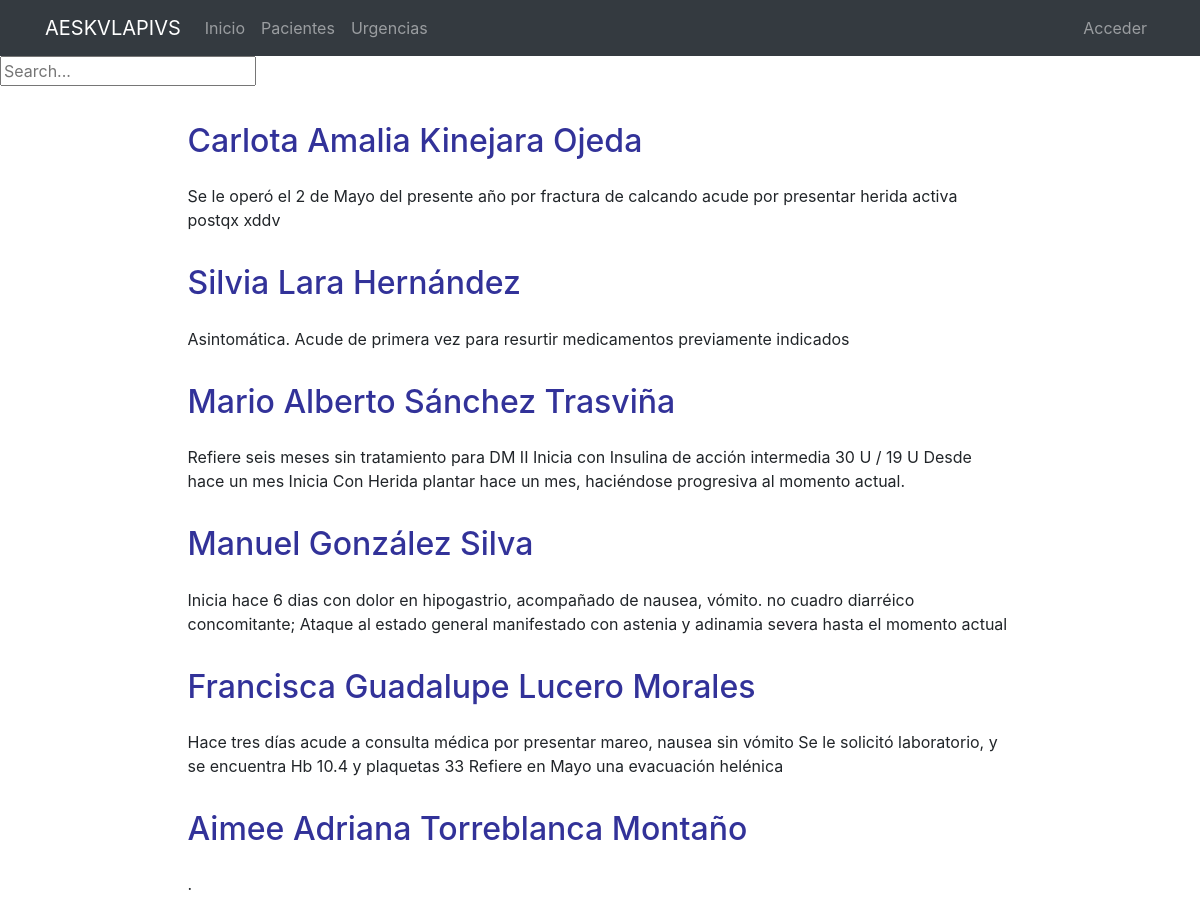
/pacientes/ (upper part), run on an earlier commit of the app's database.
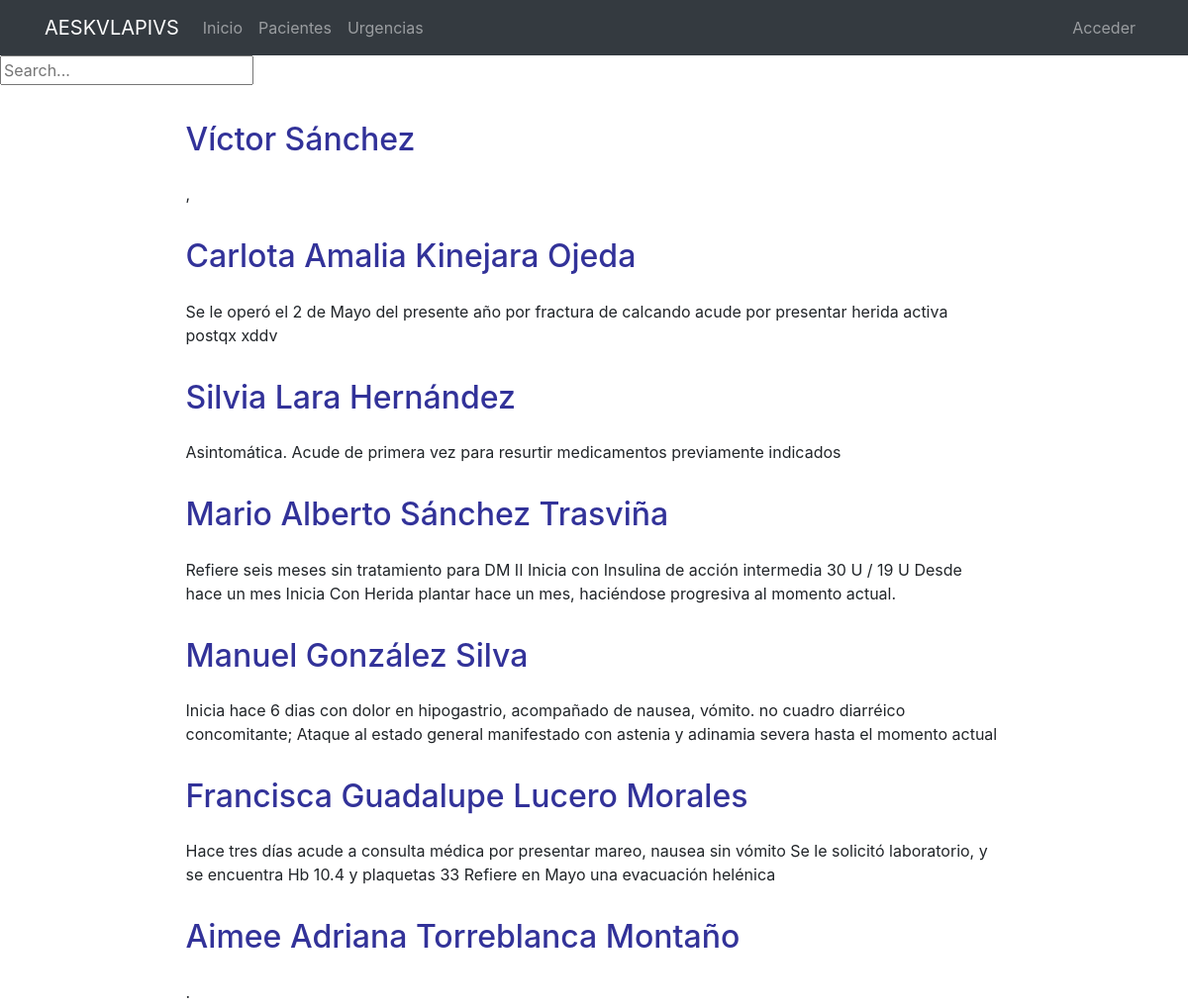
And on a later commit of the database.
### consultorio/models.py (models this page shows, shortened)
class Paciente(models.Model):
    FEMENINO= 'FEM'
    MASCULINO = 'MASC'
    GENERO = [(FEMENINO, 'Femenino'), (MASCULINO, 'Masculino')]
    IMSS = 'IMSS'
    ISSSTE = 'ISSSTE'
    SecMarina = 'Secretaría de Marina'
    PEMEX = 'PEMEX'
    SEDENA = 'SEDENA'
    OTRO = 'Otro'
    DERECHOHABIENCIA = [(IMSS, 'IMSS'), (ISSSTE, 'ISSSTE'), (SecMarina, 'Secretaría de Marina'),
    (SEDENA, 'SEDENA'), (PEMEX, 'PEMEX'), (OTRO, 'Otro')]
    POSITIVO = 'POS'
    NEGATIVO = 'NEG'
    REHAB = 'En Rehabilitación'
    OCACIONAL = 'Ocacional'
    SOCIAL = 'Social'
    SUSPENDIDO = 'Suspendido'
    AFIRMACION = [ (POSITIVO, 'Positivo'), (NEGATIVO, 'Negativo'), (REHAB, 'En Rehabilitación')]
    AFIRMACION_TAB = [ (POSITIVO, 'Positivo'), (NEGATIVO, 'Negativo'), (SUSPENDIDO, 'Suspendido')]
    AFIRMACION_SIMPLE = [ (POSITIVO, 'Positivo'), (NEGATIVO, 'Negativo')]
    AFIRMACION_ALCOHOLISMO = [ (POSITIVO, 'Positivo'), (NEGATIVO, 'Negativo'), (REHAB, 'En Rehabilitación'),
    (OCACIONAL, 'Ocacional'), (SOCIAL, 'Social')]
    name = models.CharField(max_length=100, verbose_name='Nombre')
    gender = models.CharField(max_length=4, choices=GENERO, verbose_name='Género')
    dob = models.DateField(verbose_name='Fecha de Nacimiento', blank=True, null=True)
    age = models.IntegerField(verbose_name='Edad', default=0, )
    nationality = models.CharField(max_length=100, blank=True, null=True, verbose_name='Nacionalidad y Lugar de Nacimiento')
    etnia = models.CharField(max_length=50, blank=True, null=True, verbose_name='Etnia')
    scholarship = models.CharField(max_length=50, blank=True, null=True, verbose_name='Escolaridad')
    job = models.CharField(max_length=100, blank=True, null=True, verbose_name='Empleo')
    religion = models.CharField(max_length=50, blank=True, null=True, verbose_name='Religión')
    sport = models.CharField(max_length=50, blank=True, null=True, verbose_name='Deportes')
    civil_status = models.CharField(max_length=50, blank=True, null=True, verbose_name='Estado Civil')
    adress = models.CharField(max_length=2150, blank=True, null=True, verbose_name='Domicilio')
    email = models.EmailField(blank=True, null=True)
    phone = models.CharField(max_length=15, verbose_name='Teléfono')
    entitlement = models.CharField(max_length=50, choices=DERECHOHABIENCIA, blank=True, null=True, verbose_name='Derechohabiencia')
    specify= models.CharField(max_length=30, verbose_name='Especifique otra derechohabiencia', blank=True, null=True)
    insurance = models.CharField(max_length=30, blank=True, null=True, verbose_name='Aseguradora')
    immediate_background = models.TextField(verbose_name="Padecimiento, Razón de Abordaje o Situación Actual")
    smoking = models.CharField(max_length=20, choices=AFIRMACION_TAB, blank=True, null=True, verbose_name='Tabaquismo')
    alcohol = models.CharField(max_length=20,choices=AFIRMACION_ALCOHOLISMO, blank=True, null=True, verbose_name='Alcholismo')
    drugs_adictions = models.CharField(max_length=20,choices=AFIRMACION, blank=True, null=True, verbose_name='Adicciones')
    allergies = models.CharField(max_length=100,choices=AFIRMACION, blank=True, null=True, verbose_name='Alergias')
    dislipidemia = models.CharField(max_length=100,choices=AFIRMACION_SIMPLE, blank=True, null=True )
    dm = models.CharField(max_length=100,choices=AFIRMACION_SIMPLE, blank=True, null=True, verbose_name='Diabetes')
    hta = models.CharField(max_length=100,choices=AFIRMACION_SIMPLE, blank=True, null=True, verbose_name='HTA')
    inf_ang_de_pecho = models.CharField(max_length=100,choices=AFIRMACION_SIMPLE, blank=True, null=True, verbose_name='Infartos o angina de pecho')
    evc = models.CharField(max_length=100,choices=AFIRMACION_SIMPLE, blank=True, null=True, verbose_name='Eventos Cerebrovasculares')
    ivp = models.CharField(max_length=100,choices=AFIRMACION_SIMPLE, blank=True, null=True, verbose_name='Insuficiencia vascular periférica')
    EPOC = models.CharField(max_length=100,choices=AFIRMACION_SIMPLE, blank=True, null=True, verbose_name='Enfermedad Pulmonar Obstructiva Crónica')
    cancer = models.CharField(max_length=100,choices=AFIRMACION_SIMPLE, blank=True, null=True, verbose_name='Cáncer')
    otras_enf = models.TextField(blank=True, null=True, verbose_name='Complemento, Otros Antecedentes y Enfermedades')
    cir_previas = models.CharField(max_length=200, blank=True, null=True, verbose_name='Cirugías previas')
    dxs_antec = models.TextField(blank=True, null=True, verbose_name='Resumen de Diagnósticos por Antecedentes', help_text='No esciriba aquí: Guarde para ver Resultados')
    obs = models.TextField(blank=True, null=True, verbose_name='Observaciones, otros antecedentes y tratamientos actuales')
    actual_situation = models.TextField(verbose_name="Situación Actual y Exploración")
    tension_sistolica = models.IntegerField(blank=True, null=True, default=0)
    tension_diastolica = models.PositiveSmallIntegerField(blank=True, null=True, default=0)
    pam = models.IntegerField(default=0, verbose_name='PAM', help_text='No esciriba aquí: Guarde para ver Resultados')
    fc = models.IntegerField(blank=True, null=True, verbose_name='FC')
    fr= models.IntegerField(blank=True, null=True, verbose_name='FR')
    temp =  models.DecimalField(blank=True, null=True, max_digits=5, decimal_places=2, verbose_name='Temp')
    saturacion = models.IntegerField(blank=True, null=True, verbose_name='Sa02')
    dextrostix = models.IntegerField(blank=True, null=True, verbose_name='Dextrostix')
    A = 'Alerta'
    V = 'Respuesta Verbal'
    P = 'Respuesta al Dolor'
    U = 'Sin Respuesta'
    CONC = [(A, 'Alerta'), (V, 'Respuesta Verbal'), (P, 'Respuesta al Dolor'),
    (U, 'Sin Respuesta'),]
    AVPU =  models.CharField(max_length=50, choices=CONC, verbose_name='Estado de Conciencia', blank=True, null=True)
    a1c = models.CharField(max_length=5, blank=True, null=True)
    peso = models.FloatField(blank=True, null=True, default=0)
    estatura = models.FloatField(blank=True, null=True, default=1)
    imc = models.DecimalField(max_digits=5, decimal_places=2, default=0, verbose_name='IMC', help_text='No esciriba aquí: Guarde para ver Resultados')
    climc = models.CharField(max_length=100, blank=True, null=True, verbose_name='Clasificación Masa Corporal', help_text='No esciriba aquí: Guarde para ver Resultados')
    asc = models.DecimalField(max_digits=5, decimal_places=2, default=0, verbose_name='ASC', help_text='No esciriba aquí: Guarde para ver Resultados')
    per_abdominal = models.IntegerField(blank=True, null=True, verbose_name='Per. Abd en cms')
    Imagenología1 = models.FileField(upload_to='Paciente/',help_text='formato jpg, jpge', blank=True, null=True )
    Imagenología2 = models.FileField(upload_to='Paciente/', help_text='formato jpg, jpge',blank=True, null=True)
    Imagenología3 = models.FileField(upload_to='Paciente/',help_text='formato jpg, jpge',blank=True, null=True)
    Labs1 = models.FileField(upload_to='Paciente/', help_text='formato pdf',blank=True, null=True)
    Labs2 = models.FileField(upload_to='Paciente/', help_text='formato pdf', blank=True, null=True)
    recetas = models.FileField(upload_to='Paciente/', help_text='formato pdf',blank=True, null=True, verbose_name='Recetas')
    diagnosis = models.TextField(verbose_name='Diagnósticos')
    obs = models.TextField(verbose_name="Observaciones")
    txs = models.TextField(verbose_name='Manejos y Tratamientos')
    adendums = models.TextField(blank=True, null=True)
    RECOMENDACIONES = models.CharField(max_length=150, blank=True, null=True)
    timestamp = models.DateTimeField(auto_now_add=True, auto_now=False, verbose_name='Fecha de Registro')
    update = models.DateTimeField(auto_now=True, verbose_name='Fecha de Actualización')
    reevaluación = models.DateTimeField(blank=True, null=True, verbose_name='prox. reevaluación')
    antecedentes = ['smoking', 'alcohol', 'drugs_adictions', 'allergies', 'dislipidemia', 'dm', 'hta,',
      'inf_ang_de_pecho', 'evc', 'ivp', 'EPOC', 'cancer', ]
    class Meta:
        ordering = ('-timestamp',)
        verbose_name_plural='a) Pacientes'

### consultorio/views.py (the view)
# urls.py: path('', PacienteListView.as_view(), name='pacientes'),
class PacienteListView(ListView):
    model = Paciente
    template_name = 'paciente_list.html'

### consultorio/templates/consultorio/paciente_list.html (shortened to what this page needs)
{% extends 'core/base.html' %}
{% load static %}
{% block content %}
{% include 'consultorio/includes/top_menu.html' %}
<form action="{% url 'consultorio:search_results' %}" method="get">
  <input name="q" type="text" placeholder="Search...">
</form>
<main role="main">
  <div class="container mb-4">
    {% for paciente in paciente_list %}
      <div class="row mt-3">
        <div class="col-md-9 mx-auto">
          <h2 style = "color:rgba(0, 0, 128, 0.805);"  class="mb-4">  {{paciente.name}}</h2>
          <div>
            <p>{{paciente.immediate_background|striptags|safe|truncatechars:"200"}}</p>
          </div>
        </div>
      </div>
      {% endfor %}
  </div>
</main>
{% endblock %}

What changed in the data, as far as the page shows it:
added Paciente: name "Víctor Sánchez", immediate_background ","
